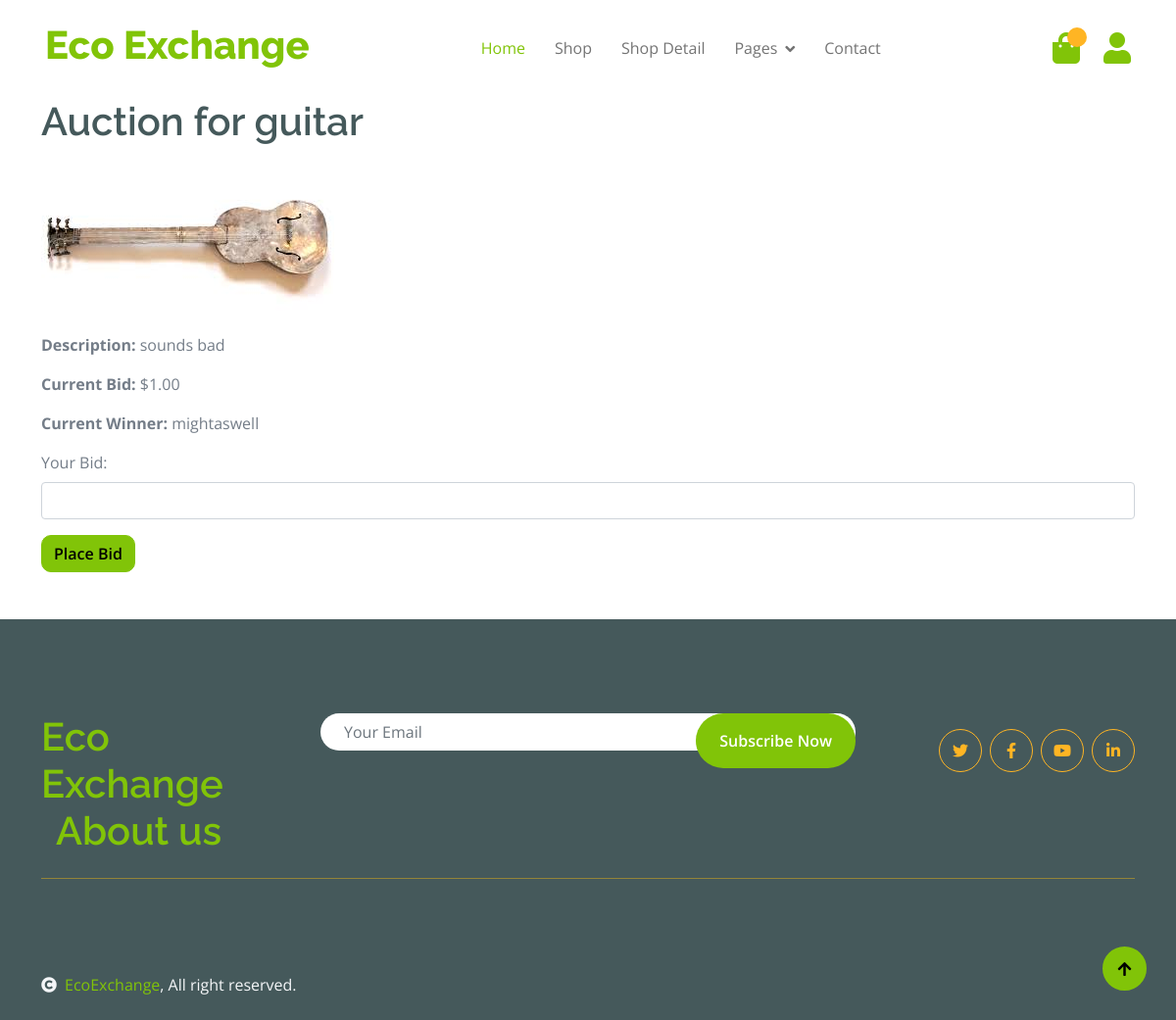
The page /auction/5/ on the database as committed earlier.
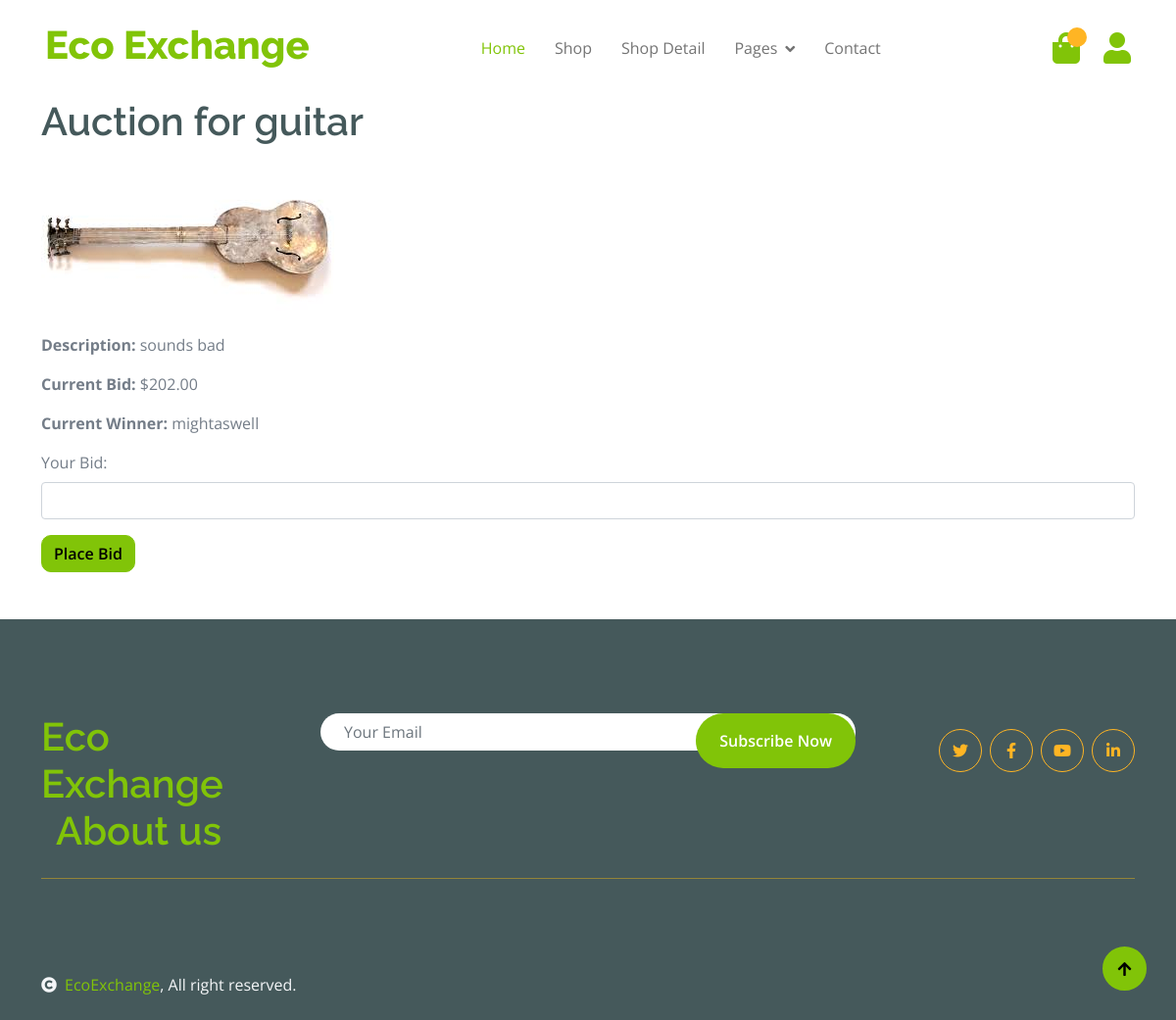
The same page on the database as committed later.
### product/models.py (models this page shows, shortened)
class Product(models.Model):
    CATEGORY_CHOICES = [
        ('PAPER', 'Paper'),
        ('PLASTIC', 'Plastic'),
        ('GLASS', 'Glass'),
        ('METAL', 'Metal'),
        ('ELECTRONICS', 'Electronics'),
        ('ORGANIC', 'Organic'),
        ('TEXTILES', 'Textiles'),
        ('BATTERIES', 'Batteries'),
        ('WOOD', 'Wood'),
        ('RUBBER', 'Rubber'),
        ('MIXED_MATERIALS', 'Mixed Materials'),
    ]
    product_id = models.AutoField(primary_key=True)
    product_name = models.CharField(max_length=255)
    product_description = models.TextField()
    image = models.ImageField(upload_to='img/')
    quantity = models.IntegerField()
    price = models.DecimalField(max_digits=10, decimal_places=2)
    category = models.CharField(max_length=50, choices=CATEGORY_CHOICES)
    user = models.ForeignKey(Member, on_delete=models.CASCADE)

class Auction(models.Model):
    product = models.OneToOneField(Product, on_delete=models.CASCADE)
    current_bid = models.DecimalField(max_digits=10, decimal_places=2, default=0)
    current_winner = models.ForeignKey(Member, on_delete=models.SET_NULL, null=True, blank=True)
    start_time = models.DateTimeField()
    end_time = models.DateTimeField()

### product/views.py (the view)
def auction_view(request, product_id):
    product = get_object_or_404(Product, pk=product_id)
    auction = get_object_or_404(Auction, product=product)
    return render(request, 'product/auction.html', {'product': product, 'auction': auction})

### product/templates/product/auction.html (shortened to what this page needs)
{% extends 'product/base.html' %}
{% load static %}
{% block body %}
<div class="container">
    <h1>Auction for {{ product.product_name }}</h1>
    <img src="{{ product.image.url }}" alt="{{ product.product_name }}" class="img-fluid mb-3">
    <p><strong>Description:</strong> {{ product.product_description }}</p>
    <p><strong>Current Bid:</strong> $<span id="current-bid">{{ auction.current_bid }}</span></p>
    <p><strong>Current Winner:</strong>
        <span id="current-winner">
            {% if auction.current_winner %}
                {{ auction.current_winner.username }}
            {% else %}
                None
            {% endif %}
        </span>
    </p>
    <form id="bid-form">
        <div class="form-group">
            <label for="bid-amount">Your Bid:</label>
            <input type="number" id="bid-amount" class="form-control" step="0.01" min="{{ auction.current_bid|floatformat:2 }}">
        </div>
        <button type="button" id="place-bid" class="btn btn-primary">Place Bid</button>
    </form>
</div>
{% endblock %}

### product/templates/product/base.html (shortened to what this page needs)
{% load static %}
<!DOCTYPE html>
<html lang="en">
    <head>
        <link rel="stylesheet" href="https://stackpath.bootstrapcdn.com/bootstrap/4.5.2/css/bootstrap.min.css">
        <link rel="stylesheet" href="https://use.fontawesome.com/releases/v5.15.4/css/all.css"/>
        <link href="https://cdn.jsdelivr.net/npm/bootstrap-icons@1.4.1/font/bootstrap-icons.css" rel="stylesheet">
        <link href="{% static 'product/lib/lightbox/css/lightbox.min.css' %}" rel="stylesheet">
        <link href="{% static 'product/lib/owlcarousel/assets/owl.carousel.min.css' %}" rel="stylesheet">
        <link href="{% static 'product/css/bootstrap.min.css' %}" rel="stylesheet">
        <link href="{% static 'product/css/style.css' %}" rel="stylesheet">
    </head>
    <body>
        <div class="container-fluid fixed-top">
            <div class="container px-0">
                <nav class="navbar navbar-light bg-white navbar-expand-xl">
                    <a href="index.html" class="navbar-brand"><h1 class="text-primary display-6">Eco Exchange</h1></a>
                    <div class="collapse navbar-collapse bg-white" id="navbarCollapse">
                        <div class="navbar-nav mx-auto">
                            <a href="index.html" class="nav-item nav-link active">Home</a>
                            <a href="shop.html" class="nav-item nav-link">Shop</a>
                            <a href="shop-detail.html" class="nav-item nav-link">Shop Detail</a>
                            <div class="nav-item dropdown">
                                <a href="#" class="nav-link dropdown-toggle" data-bs-toggle="dropdown">Pages</a>
                            </div>
                            <a href="contact.html" class="nav-item nav-link">Contact</a>
                        </div>
                        <div class="d-flex m-3 me-0">
                            <a href="#" class="position-relative me-4 my-auto">
                                <i class="fa fa-shopping-bag fa-2x"></i>
                                <span class="position-absolute bg-secondary rounded-circle d-flex align-items-center justify-content-center text-dark px-1" style="top: -5px; left: 15px; height: 20px; min-width: 20px;"></span>
                            </a>
                            <a href="#" class="my-auto">
                                <i class="fas fa-user fa-2x"></i>
                            </a>
                        </div>
                    </div>
                </nav>
            </div>
        </div>
<div class="container-fluid" style="padding-top: 100px;">
        {% block body %}
        {% endblock %}
    </div>
        <div class="container-fluid bg-dark text-white-50 footer pt-5 mt-5">
            <div class="container py-5">
                <div class="pb-4 mb-4" style="border-bottom: 1px solid rgba(226, 175, 24, 0.5) ;">
                    <div class="row g-4">
                        <div class="col-lg-3">
                            <a href="#">
                                <h1 class="text-primary mb-0">Eco Exchange</h1>
                            </a>
                        </div>
                        <div class="col-lg-6">
                            <div class="position-relative mx-auto">
                                <input class="form-control border-0 w-100 py-3 px-4 rounded-pill" type="number" placeholder="Your Email">
                                <button type="submit" class="btn btn-primary border-0 border-secondary py-3 px-4 position-absolute rounded-pill text-white" style="top: 0; right: 0;">Subscribe Now</button>
                            </div>
                        </div>
                        <div class="col-lg-3">
                            <div class="d-flex justify-content-end pt-3">
                                <a class="btn  btn-outline-secondary me-2 btn-md-square rounded-circle" href=""><i class="fab fa-twitter"></i></a>
                                <a class="btn btn-outline-secondary me-2 btn-md-square rounded-circle" href=""><i class="fab fa-facebook-f"></i></a>
                                <a class="btn btn-outline-secondary me-2 btn-md-square rounded-circle" href=""><i class="fab fa-youtube"></i></a>
                                <a class="btn btn-outline-secondary btn-md-square rounded-circle" href=""><i class="fab fa-linkedin-in"></i></a>
                            </div>
                        </div>
                    </div>
                    <div class="col-lg-3">
                            <a href="/aboutus/">
                                <h1 class="text-primary mb-0">About us</h1>
                            </a>
                        </div>
                </div>
        </div>
        </div>
        <div class="container-fluid copyright bg-dark py-4">
            <div class="container">
                <div class="row">
                    <div class="col-md-6 text-center text-md-start mb-3 mb-md-0">
                        <span class="text-light"><a href="#"><i class="fas fa-copyright text-light me-2"></i>EcoExchange</a>, All right reserved.</span>
                    </div>
                </div>
            </div>
        </div>
        <a href="#" class="btn btn-primary border-3 border-primary rounded-circle back-to-top"><i class="fa fa-arrow-up"></i></a>
    </body>
</html>

### product/static/product/css/style.css (style rules this page uses)
.form-control { display: block; width: 100%; height: calc(1.5em + 0.75rem + 2px); padding: 0.375rem 0.75rem; font-size: 1rem; font-weight: 400; line-height: 1.5; color: #495057; background-color: #fff; background-clip: padding-box; border: 1px solid #ced4da; border-radius: 0.25rem; transition: border-color 0.15s ease-in-out, box-shadow 0.15s ease-in-out; }
.back-to-top { position: fixed; right: 30px; bottom: 30px; display: flex; width: 45px; height: 45px; align-items: center; justify-content: center; transition: 0.5s; z-index: 99; }
.btn { font-weight: 600; transition: .5s; }
.btn-md-square { width: 44px; height: 44px; }
.btn-square, .btn-sm-square, .btn-md-square, .btn-lg-square { padding: 0; display: flex; align-items: center; justify-content: center; font-weight: normal; }
.btn.border-secondary { transition: 0.5s; }
.fixed-top { transition: 0.5s; background: var(--bs-white); border: 0; }
.navbar .navbar-nav .nav-link { padding: 10px 15px; font-size: 16px; transition: .5s; }
.navbar { height: 100px; border-bottom: 1px solid rgba(255, 255, 255, .1); }
.navbar .navbar-nav .nav-link:hover, .navbar .navbar-nav .nav-link.active, .fixed-top.bg-white .navbar .navbar-nav .nav-link:hover, .fixed-top.bg-white .navbar .navbar-nav .nav-link.active { color: var(--bs-primary); }
.py-5 { padding-top: 3rem !important; }
.navbar .dropdown-toggle::after { border: none; content: "\f107"; font-family: "Font Awesome 5 Free"; font-weight: 700; vertical-align: middle; margin-left: 8px; }

Rows that differ between the two databases and show on the page:
removed Auction: current_bid "1.00", current_winner.username "mightaswell"
added Auction: current_bid "202.00", current_winner.username "mightaswell"
